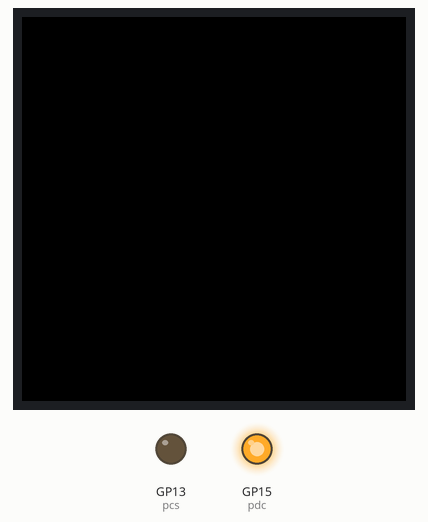
Recording of a program running on a simulated Raspberry Pi Pico running MicroPython. Shown: 128×128 colour display, output pins drawn as LEDs (lit = HIGH). Library files of the repository ran but are not shown: ssd1351.py; pins used as bus, display or sensor lines are not drawn. At 0.0 s the program stops and its outputs stay as they are.

Above: at 0.1 s.
Timing chart, 0 to 1.5 s (numbered marks = the images above):
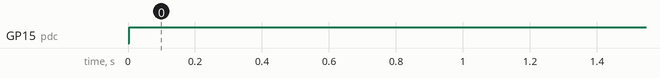

Measured:
- by itself, GP15 (pdc): LOW → HIGH at 0.00 s

The program:

color_setup.py
```python
# color_setup.py Customise for your hardware config

# Released under the MIT License (MIT). See LICENSE.
# Copyright (c) 2020 Peter Hinch

# As written, supports:
# Adafruit 1.5" 128*128 OLED display: https://www.adafruit.com/product/1431
# Adafruit 1.27" 128*96 display https://www.adafruit.com/product/1673
# Edit the driver import for other displays.

# Demo of initialisation procedure designed to minimise risk of memory fail
# when instantiating the frame buffer. The aim is to do this as early as
# possible before importing other modules.

# WIRING (Adafruit pin nos and names).
# Pyb   SSD
# 3v3   Vin (10)
# Gnd   Gnd (11)
# Y1    DC (3 DC)
# Y2    CS (5 OC OLEDCS)
# Y3    Rst (4 R RESET)
# Y6    CLK (2 CL SCK)
# Y8    DATA (1 SI MOSI)

import machine
import gc

# *** Choose your color display driver here ***
# Driver supporting non-STM platforms
# from drivers.ssd1351.ssd1351_generic import SSD1351 as SSD

# STM specific driver
from drivers.ssd1351.ssd1351 import SSD1351 as SSD

height = 128  # 1.27 inch 96*128 (rows*cols) display
# height = 128 # 1.5 inch 128*128 display

pdc = machine.Pin(15, machine.Pin.OUT, value=0)
pcs = machine.Pin(13, machine.Pin.OUT, value=1)
prst = machine.Pin(14, machine.Pin.OUT, value=1)
#spi = machine.SPI(1, baudrate=3_000_000)
spi = machine.SPI(1, sck=machine.Pin(10, machine.Pin.OUT), mosi=machine.Pin(11, machine.Pin.OUT), miso=machine.Pin(8, machine.Pin.OUT), baudrate=10_000_000)
gc.collect()  # Precaution before instantiating framebuf
ssd = SSD(spi, pcs, pdc, prst, height)  # Create a display instance
```
